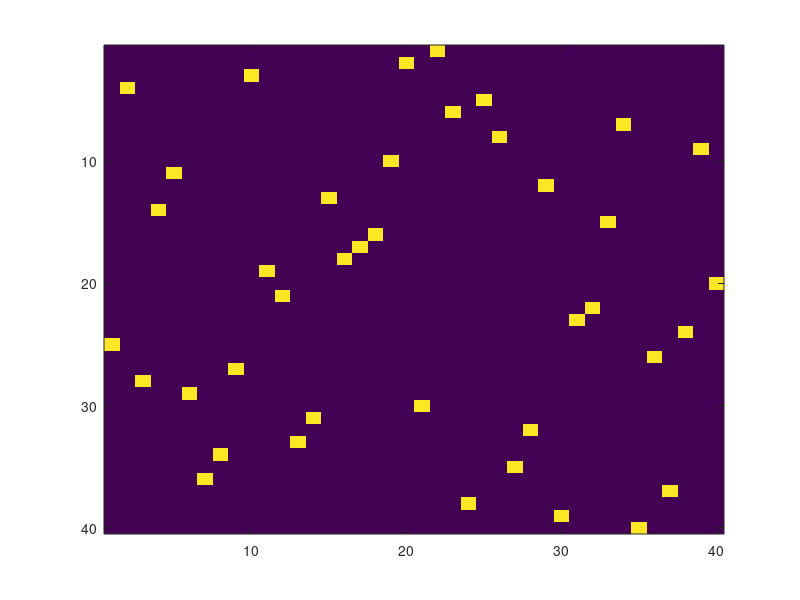

MATLAB code to generate this figure: (Note: this script raises an error after producing the figure.)

%generate a premutation matrix
n = 40; %number of samples
X = zeros(n);
idx = randperm(n);
for i = 1:n
    X(i,idx(i)) = 1;
end
figure(2); imagesc(X);
%generate a noised graph matching problem w.r.t. the premutation matrix X
figure(2); imagesc(X);
A = rand(n,n); 
A = 0.5*(A + A'); 
noiseM = 0.1*(rand(n)*2-1); noiseM = 0.5*(noiseM + noiseM'); 
B = X*A*X' + noiseM;
W = -kron(A,B);

%---------------------------------------------------------------
%ajust algorithm parameters
PMD_params.stop_critiria = 10^-3;%stopping critiria for outer iterations (PMD)
PMD_params.stop_critiria_sinkhorn = 10^-2;%stopping critiria for iner iterations (lifted sinkhorn)
PMD_params.max_iterations = 1000;
PMD_params.graphics = true;

%---------------------------------------------------------------
% run experiments
%---------------------------------------------------------------
PMD_params.Z = zeros(n);%linear energy term
PMD_params.W = W;       %quadratic energy term
PMD_params.A = A;
PMD_params.B = B;
PMD_params.type = 'permutation'; %labelling
PMD_params.n = n; %the dimensions of unknown X
PMD_params.m = n;
PMD_params.entropy =1;%1
PMD_params.sparse = false;
PMD_params.Adj = [];

[ O_params ] = PMD_sinkhorn( PMD_params );

disp(O_params)

